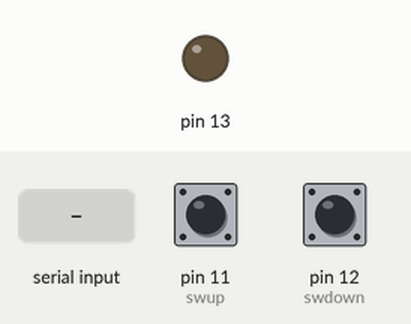
Simulated run of this sketch. Board: Arduino Mega 2560, built with avr-gcc and run on an emulated ATmega2560. Parts: output pins drawn as LEDs (lit = HIGH). Dashed ring = blinking. Inputs (shaded band) come from the test bench; at power-on: pin 11 (swup) HIGH, pin 12 (swdown) HIGH. What the sketch prints to the serial monitor is not drawn.

Above: at 1.2 s.
1.3 s: "b" received over the second serial link
At 1.55 s:
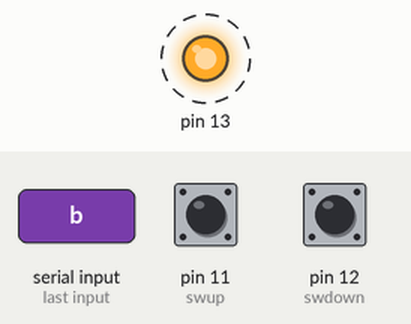
4.3 s: pin 11 (swup) pulled LOW for 0.15 s
5.9 s: pin 12 (swdown) pulled LOW for 0.15 s
7.5 s: pin 11 (swup) pulled LOW for 1 s
10.0 s: pin 11 (swup) driven LOW and pin 12 (swdown) driven LOW
11.5 s: pin 12 (swdown) pulsed HIGH 5 times (0.12 s each, 0.3 s apart)
Timing chart, 0 to 14.5 s (numbered marks = the images above; inputs shaded):
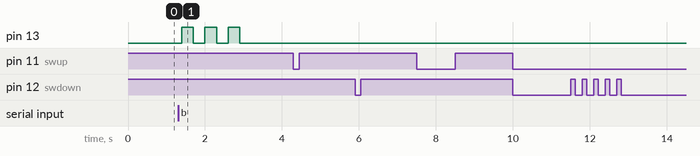

The sketch:

sender.ino
```cpp
const int swup = 11;
const int swdown = 12;

boolean upblock = 0;
boolean downblock = 0;

void setup() {
    // put your setup code here, to run once:
    pinMode(swup, INPUT_PULLUP);
    pinMode(swdown, INPUT_PULLUP);
    pinMode(13, OUTPUT);

    Serial.begin(9600);
    Serial3.begin(9600);


}

void loop() {
    // put your main code here, to run repeatedly:

    if (!digitalRead(swup) && !upblock)
    {
        if (!upblock)
        {
            // u = up
            setDevice('1', (byte) 'u');
            upblock = true;
        }
    }
    else
    {
        upblock = false;
    }

    if (!digitalRead(swdown) )
    {
        if (!downblock)
        {
            // d = down
            setDevice('1', (byte) 'd');
            downblock = true;
        }
    }

    else
    {
        downblock = false;
    }

    if (Serial3.available() > 0)
    {
        if (Serial3.read() == 'b')
        {

            for (int i = 0; i < 3 ; ++i)
            {
                digitalWrite(13, HIGH);
                delay(300);
                digitalWrite(13, LOW);
                delay(300);
            }
        }
    }

    delay(100);
}


void setDevice(byte dev, byte value)
{
    byte array[3] = {'0', dev, value};
    Serial.write(array, 3);
    Serial3.write(array, 3);
}
```

Measured:
- after the input at 1.3 s, pin 13: alternates HIGH for 0.30 s and LOW for 0.30 s, 6 changes in all, then stays LOW, starting after 0.10 s
- after the input at 4.3 s, every drawn part: stays the same
- after the input at 5.9 s, every drawn part: stays the same
- after the input at 7.5 s, every drawn part: stays the same
- after the input at 10.0 s, every drawn part: stays the same
- after the input at 11.5 s, every drawn part: stays the same
